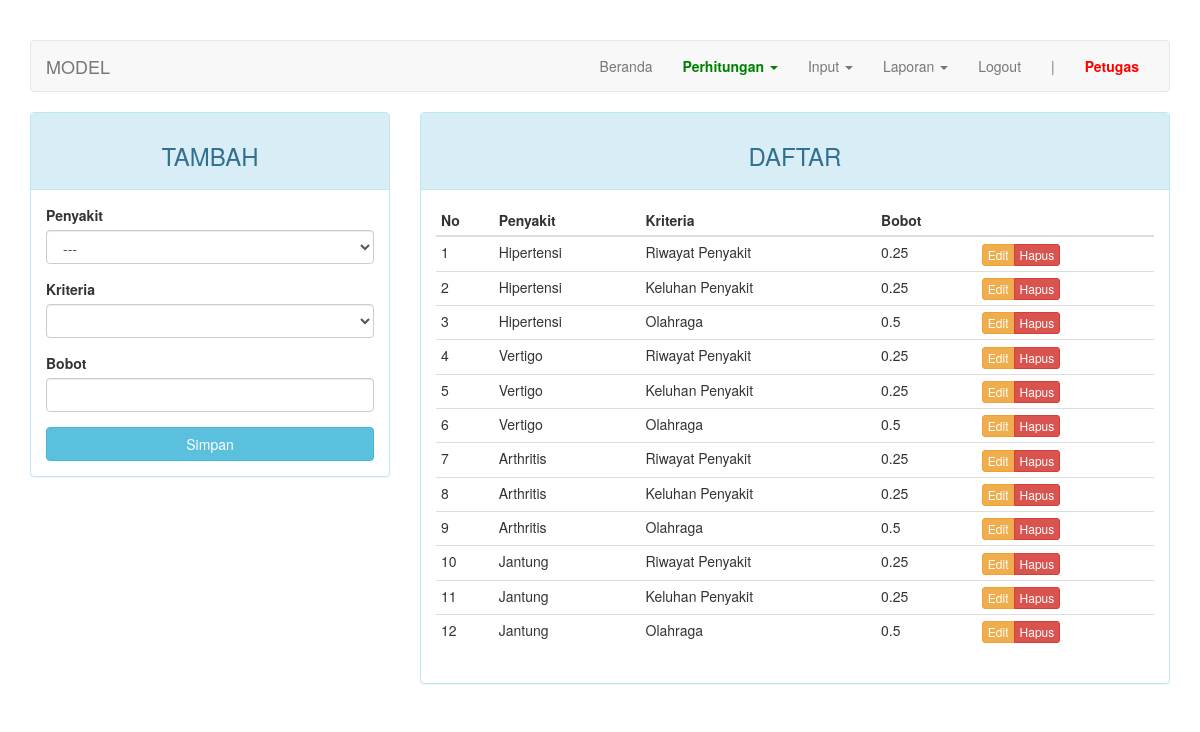
Screenshot of /index.php?page=model (signed in) with the database file from the repository.
### tables this page shows
CREATE TABLE `model` (
  `id_model` int(11) NOT NULL,
  `id_penyakit` int(11) NOT NULL,
  `id_kriteria` int(11) NOT NULL,
  `bobot` varchar(5) DEFAULT NULL
);

CREATE TABLE `penyakit` (
  `id_penyakit` int(11) NOT NULL,
  `nama` varchar(50) DEFAULT NULL
);

CREATE TABLE `kriteria` (
  `id_kriteria` int(11) NOT NULL,
  `id_penyakit` int(11) NOT NULL,
  `nama` varchar(50) DEFAULT NULL,
  `sifat` enum('min','max') DEFAULT NULL
);

### page/model.php (the view, shortened to what this page needs)
<?php
$update = (isset($_GET['action']) AND $_GET['action'] == 'update') ? true : false;
?>
<div class="row">
	<div class="col-md-4">
	    <div class="panel panel-<?= ($update) ? "warning" : "info" ?>">
	        <div class="panel-heading"><h3 class="text-center"><?= ($update) ? "EDIT" : "TAMBAH" ?></h3></div>
	        <div class="panel-body">
	            <form action="<?=$_SERVER['REQUEST_URI']?>" method="POST">
									<div class="form-group">
	                  <label for="id_penyakit">Penyakit</label>
										<select class="form-control" name="id_penyakit" id="penyakit">
											<option>---</option>
										</select>
									</div>
									<div class="form-group">
	                  <label for="id_kriteria">Kriteria</label>
										<select class="form-control" name="id_kriteria" id="kriteria">
										</select>
									</div>
	                <div class="form-group">
	                    <label for="bobot">Bobot</label>
	                    <input type="text" name="bobot" class="form-control" <?= (!$update) ?: 'value="'.$row["bobot"].'"' ?>>
	                </div>
	                <button type="submit" class="btn btn-<?= ($update) ? "warning" : "info" ?> btn-block">Simpan</button>
	            </form>
	        </div>
	    </div>
	</div>
	<div class="col-md-8">
	    <div class="panel panel-info">
	        <div class="panel-heading"><h3 class="text-center">DAFTAR</h3></div>
	        <div class="panel-body">
	            <table class="table table-condensed">
	                <thead>
	                    <tr>
	                        <th>No</th>
													<th>Penyakit</th>
	                        <th>Kriteria</th>
	                        <th>Bobot</th>
	                        <th></th>
	                    </tr>
	                </thead>
	                <tbody>
	                    <?php $no = 1; ?>
	                    <?php if ($query = $connection->query("SELECT c.nama AS nama_penyakit, b.nama AS nama_kriteria, a.bobot, a.id_model FROM model a JOIN kriteria b ON a.id_kriteria=b.id_kriteria JOIN penyakit c ON a.id_penyakit=c.id_penyakit")): ?>
	                        <?php while($row = $query->fetch_assoc()): ?>
	                        <tr>
	                            <td><?=$no++?></td>
															<td><?=$row['nama_penyakit']?></td>
	                            <td><?=$row['nama_kriteria']?></td>
	                            <td><?=$row['bobot']?></td>
	                            <td>
	                                <div class="btn-group">
	                                    <a href="?page=model&action=update&key=<?=$row['id_model']?>" class="btn btn-warning btn-xs">Edit</a>
	                                    <a href="?page=model&action=delete&key=<?=$row['id_model']?>" class="btn btn-danger btn-xs">Hapus</a>
	                                </div>
	                            </td>
	                        </tr>
	                        <?php endwhile ?>
	                    <?php endif ?>
	                </tbody>
	            </table>
	        </div>
	    </div>
	</div>
</div>

### index.php (style rules this page uses)
body { margin-top: 40px; }

### rows the page displays
model: id_penyakit.nama "Hipertensi", id_kriteria.nama "Riwayat Penyakit", bobot "0.25"
model: id_penyakit.nama "Hipertensi", id_kriteria.nama "Keluhan Penyakit", bobot "0.25"
model: id_penyakit.nama "Hipertensi", id_kriteria.nama "Olahraga", bobot "0.5"
model: id_penyakit.nama "Vertigo", id_kriteria.nama "Riwayat Penyakit", bobot "0.25"
model: id_penyakit.nama "Vertigo", id_kriteria.nama "Keluhan Penyakit", bobot "0.25"
model: id_penyakit.nama "Vertigo", id_kriteria.nama "Olahraga", bobot "0.5"
model: id_penyakit.nama "Arthritis", id_kriteria.nama "Riwayat Penyakit", bobot "0.25"
model: id_penyakit.nama "Arthritis", id_kriteria.nama "Keluhan Penyakit", bobot "0.25"
model: id_penyakit.nama "Arthritis", id_kriteria.nama "Olahraga", bobot "0.5"
model: id_penyakit.nama "Jantung", id_kriteria.nama "Riwayat Penyakit", bobot "0.25"
model: id_penyakit.nama "Jantung", id_kriteria.nama "Keluhan Penyakit", bobot "0.25"
model: id_penyakit.nama "Jantung", id_kriteria.nama "Olahraga", bobot "0.5"

### other values shown
$str "MODEL"
$_SESSION["username"] "Petugas"
